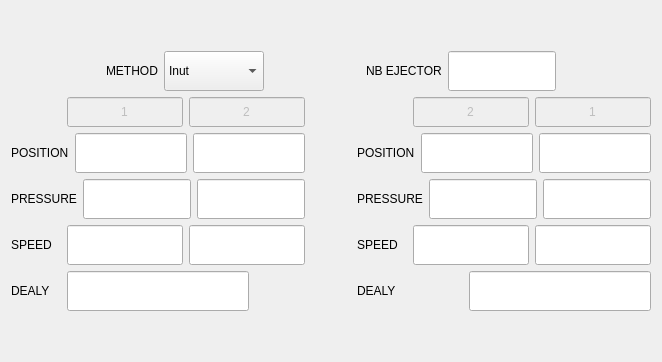
                  <widget class="QWidget" name="tab_21">
                   <attribute name="title">
                    <string>Oil</string>
                   </attribute>
                   <layout class="QVBoxLayout" name="verticalLayout_40">
                    <item>
                     <spacer name="verticalSpacer_20">
                      <property name="orientation">
                       <enum>Qt::Vertical</enum>
                      </property>
                      <property name="sizeHint" stdset="0">
                       <size>
                        <width>20</width>
                        <height>40</height>
                       </size>
                      </property>
                     </spacer>
                    </item>
                    <item>
                     <layout class="QHBoxLayout" name="horizontalLayout_40">
                      <item>
                       <spacer name="horizontalSpacer_6">
                        <property name="orientation">
                         <enum>Qt::Horizontal</enum>
                        </property>
                        <property name="sizeHint" stdset="0">
                         <size>
                          <width>40</width>
                          <height>20</height>
                         </size>
                        </property>
                       </spacer>
                      </item>
                      <item>
                       <widget class="QLabel" name="label_33">
                        <property name="minimumSize">
                         <size>
                          <width>50</width>
                          <height>0</height>
                         </size>
                        </property>
                        <property name="text">
                         <string>METHOD</string>
                        </property>
                       </widget>
                      </item>
                      <item>
                       <widget class="QComboBox" name="comboBox_9">
                        <property name="minimumSize">
                         <size>
                          <width>100</width>
                          <height>40</height>
                         </size>
                        </property>
                        <property name="toolTip">
                         <string>Com Accl</string>
                        </property>
                        <property name="sizeAdjustPolicy">
                         <enum>QComboBox::AdjustToContentsOnFirstShow</enum>
                        </property>
                        <item>
                         <property name="text">
                          <string>Inut</string>
                         </property>
                        </item>
                        <item>
                         <property name="text">
                          <string>Cmpx</string>
                         </property>
                        </item>
                       </widget>
                      </item>
                      <item>
                       <spacer name="horizontalSpacer_5">
                        <property name="orientation">
                         <enum>Qt::Horizontal</enum>
                        </property>
                        <property name="sizeHint" stdset="0">
                         <size>
                          <width>40</width>
                          <height>20</height>
                         </size>
                        </property>
                       </spacer>
                      </item>
                      <item>
                       <widget class="QLabel" name="label_34">
                        <property name="minimumSize">
                         <size>
                          <width>69</width>
                          <height>0</height>
                         </size>
                        </property>
                        <property name="text">
                         <string>NB EJECTOR</string>
                        </property>
                       </widget>
                      </item>
                      <item>
                       <widget class="QLineEdit" name="lineEdit_194">
                        <property name="minimumSize">
                         <size>
                          <width>40</width>
                          <height>40</height>
                         </size>
                        </property>
                        <property name="alignment">
                         <set>Qt::AlignCenter</set>
                        </property>
                        <property name="placeholderText">
                         <string/>
                        </property>
                       </widget>
                      </item>
                      <item>
                       <spacer name="horizontalSpacer_7">
                        <property name="orientation">
                         <enum>Qt::Horizontal</enum>
                        </property>
                        <property name="sizeHint" stdset="0">
                         <size>
                          <width>40</width>
                          <height>20</height>
                         </size>
                        </property>
                       </spacer>
                      </item>
                     </layout>
                    </item>
                    <item>
                     <layout class="QHBoxLayout" name="horizontalLayout_51">
                      <item>
                       <layout class="QVBoxLayout" name="verticalLayout_28">
                        <item>
                         <layout class="QHBoxLayout" name="horizontalLayout_41">
                          <item>
                           <widget class="QLabel" name="label_36">
                            <property name="minimumSize">
                             <size>
                              <width>50</width>
                              <height>0</height>
                             </size>
                            </property>
                            <property name="text">
                             <string/>
                            </property>
                           </widget>
                          </item>
                          <item>
                           <widget class="QLineEdit" name="lineEdit_188">
                            <property name="enabled">
                             <bool>false</bool>
                            </property>
                            <property name="minimumSize">
                             <size>
                              <width>40</width>
                              <height>30</height>
                             </size>
                            </property>
                            <property name="text">
                             <string>1</string>
                            </property>
                            <property name="alignment">
                             <set>Qt::AlignCenter</set>
                            </property>
                            <property name="placeholderText">
                             <string/>
                            </property>
                           </widget>
                          </item>
                          <item>
                           <widget class="QLineEdit" name="lineEdit_187">
                            <property name="enabled">
                             <bool>false</bool>
                            </property>
                            <property name="minimumSize">
                             <size>
                              <width>40</width>
                              <height>30</height>
                             </size>
                            </property>
                            <property name="text">
                             <string>2</string>
                            </property>
                            <property name="alignment">
                             <set>Qt::AlignCenter</set>
                            </property>
                            <property name="placeholderText">
                             <string/>
                            </property>
                           </widget>
                          </item>
                         </layout>
                        </item>
                        <item>
                         <layout class="QHBoxLayout" name="horizontalLayout_42">
                          <item>
                           <widget class="QLabel" name="label_32">
                            <property name="minimumSize">
                             <size>
                              <width>50</width>
                              <height>0</height>
                             </size>
                            </property>
                            <property name="text">
                             <string>POSITION</string>
                            </property>
                           </widget>
                          </item>
                          <item>
                           <widget class="QLineEdit" name="lineEdit_192">
                            <property name="minimumSize">
                             <size>
                              <width>40</width>
                              <height>40</height>
                             </size>
                            </property>
                            <property name="alignment">
                             <set>Qt::AlignCenter</set>
                            </property>
                            <property name="placeholderText">
                             <string/>
                            </property>
                           </widget>
                          </item>
                          <item>
                           <widget class="QLineEdit" name="lineEdit_193">
                            <property name="minimumSize">
                             <size>
                              <width>40</width>
                              <height>40</height>
                             </size>
                            </property>
                            <property name="alignment">
                             <set>Qt::AlignCenter</set>
                            </property>
                            <property name="placeholderText">
                             <string/>
                            </property>
                           </widget>
                          </item>
                         </layout>
                        </item>
                        <item>
                         <layout class="QHBoxLayout" name="horizontalLayout_43">
                          <item>
                           <widget class="QLabel" name="label_30">
                            <property name="minimumSize">
                             <size>
                              <width>50</width>
                              <height>0</height>
                             </size>
                            </property>
                            <property name="text">
                             <string>PRESSURE</string>
                            </property>
                           </widget>
                          </item>
                          <item>
                           <widget class="QLineEdit" name="lineEdit_189">
                            <property name="minimumSize">
                             <size>
                              <width>40</width>
                              <height>40</height>
                             </size>
                            </property>
                            <property name="alignment">
                             <set>Qt::AlignCenter</set>
                            </property>
                            <property name="placeholderText">
                             <string/>
                            </property>
                           </widget>
                          </item>
                          <item>
                           <widget class="QLineEdit" name="lineEdit_195">
                            <property name="minimumSize">
                             <size>
                              <width>40</width>
                              <height>40</height>
                             </size>
                            </property>
                            <property name="alignment">
                             <set>Qt::AlignCenter</set>
                            </property>
                            <property name="placeholderText">
                             <string/>
                            </property>
                           </widget>
                          </item>
                         </layout>
                        </item>
                        <item>
                         <layout class="QHBoxLayout" name="horizontalLayout_44">
                          <item>
                           <widget class="QLabel" name="label_31">
                            <property name="minimumSize">
                             <size>
                              <width>50</width>
                              <height>0</height>
                             </size>
                            </property>
                            <property name="text">
                             <string>SPEED</string>
                            </property>
                           </widget>
                          </item>
                          <item>
                           <widget class="QLineEdit" name="lineEdit_190">
                            <property name="minimumSize">
                             <size>
                              <width>40</width>
                              <height>40</height>
                             </size>
                            </property>
                            <property name="alignment">
                             <set>Qt::AlignCenter</set>
                            </property>
                            <property name="placeholderText">
                             <string/>
                            </property>
                           </widget>
                          </item>
                          <item>
                           <widget class="QLineEdit" name="lineEdit_191">
                            <property name="minimumSize">
                             <size>
                              <width>40</width>
                              <height>40</height>
                             </size>
                            </property>
                            <property name="alignment">
                             <set>Qt::AlignCenter</set>
                            </property>
                            <property name="placeholderText">
                             <string/>
                            </property>
                           </widget>
                          </item>
                         </layout>
                        </item>
                        <item>
                         <layout class="QHBoxLayout" name="horizontalLayout_45">
                          <item>
                           <widget class="QLabel" name="label_29">
                            <property name="minimumSize">
                             <size>
                              <width>50</width>
                              <height>0</height>
                             </size>
                            </property>
                            <property name="text">
                             <string>DEALY</string>
                            </property>
                           </widget>
                          </item>
                          <item>
                           <widget class="QLineEdit" name="lineEdit_196">
                            <property name="minimumSize">
                             <size>
                              <width>40</width>
                              <height>40</height>
                             </size>
                            </property>
                            <property name="alignment">
                             <set>Qt::AlignCenter</set>
                            </property>
                            <property name="placeholderText">
                             <string/>
                            </property>
                           </widget>
                          </item>
                          <item>
                           <widget class="QLabel" name="label_35">
                            <property name="minimumSize">
                             <size>
                              <width>50</width>
                              <height>0</height>
                             </size>
                            </property>
                            <property name="text">
                             <string/>
                            </property>
                           </widget>
                          </item>
                         </layout>
                        </item>
                       </layout>
                      </item>
                      <item>
                       <widget class="QLabel" name="label_14">
                        <property name="minimumSize">
                         <size>
                          <width>40</width>
                          <height>0</height>
                         </size>
                        </property>
                        <property name="text">
                         <string/>
                        </property>
                       </widget>
                      </item>
                      <item>
                       <layout class="QVBoxLayout" name="verticalLayout_29">
                        <item>
                         <layout class="QHBoxLayout" name="horizontalLayout_46">
                          <item>
                           <widget class="QLabel" name="label_37">
                            <property name="minimumSize">
                             <size>
                              <width>50</width>
                              <height>0</height>
                             </size>
                            </property>
                            <property name="text">
                             <string/>
                            </property>
                           </widget>
                          </item>
                          <item>
                           <widget class="QLineEdit" name="lineEdit_198">
                            <property name="enabled">
                             <bool>false</bool>
                            </property>
                            <property name="minimumSize">
                             <size>
                              <width>40</width>
                              <height>30</height>
                             </size>
                            </property>
                            <property name="text">
                             <string>2</string>
                            </property>
                            <property name="alignment">
                             <set>Qt::AlignCenter</set>
                            </property>
                            <property name="placeholderText">
                             <string/>
                            </property>
                           </widget>
                          </item>
                          <item>
                           <widget class="QLineEdit" name="lineEdit_197">
                            <property name="enabled">
                             <bool>false</bool>
                            </property>
                            <property name="minimumSize">
                             <size>
                              <width>40</width>
                              <height>30</height>
                             </size>
                            </property>
                            <property name="text">
                             <string>1</string>
                            </property>
                            <property name="alignment">
                             <set>Qt::AlignCenter</set>
                            </property>
                            <property name="placeholderText">
                             <string/>
                            </property>
                           </widget>
                          </item>
                         </layout>
                        </item>
                        <item>
                         <layout class="QHBoxLayout" name="horizontalLayout_47">
                          <item>
                           <widget class="QLabel" name="label_38">
                            <property name="minimumSize">
                             <size>
                              <width>50</width>
                              <height>0</height>
                             </size>
                            </property>
                            <property name="text">
                             <string>POSITION</string>
                            </property>
                           </widget>
                          </item>
                          <item>
                           <widget class="QLineEdit" name="lineEdit_199">
                            <property name="minimumSize">
                             <size>
                              <width>40</width>
                              <height>40</height>
                             </size>
                            </property>
                            <property name="alignment">
                             <set>Qt::AlignCenter</set>
                            </property>
                            <property name="placeholderText">
                             <string/>
                            </property>
                           </widget>
                          </item>
                          <item>
                           <widget class="QLineEdit" name="lineEdit_200">
                            <property name="minimumSize">
                             <size>
                              <width>40</width>
                              <height>40</height>
                             </size>
                            </property>
                            <property name="alignment">
                             <set>Qt::AlignCenter</set>
                            </property>
                            <property name="placeholderText">
                             <string/>
                            </property>
                           </widget>
                          </item>
                         </layout>
                        </item>
                        <item>
                         <layout class="QHBoxLayout" name="horizontalLayout_48">
                          <item>
                           <widget class="QLabel" name="label_39">
                            <property name="minimumSize">
                             <size>
                              <width>50</width>
                              <height>0</height>
                             </size>
                            </property>
                            <property name="text">
                             <string>PRESSURE</string>
                            </property>
                           </widget>
                          </item>
                          <item>
                           <widget class="QLineEdit" name="lineEdit_201">
                            <property name="minimumSize">
                             <size>
                              <width>40</width>
                              <height>40</height>
                             </size>
                            </property>
                            <property name="alignment">
                             <set>Qt::AlignCenter</set>
                            </property>
                            <property name="placeholderText">
                             <string/>
                            </property>
                           </widget>
                          </item>
                          <item>
                           <widget class="QLineEdit" name="lineEdit_202">
                            <property name="minimumSize">
                             <size>
                              <width>40</width>
                              <height>40</height>
                             </size>
                            </property>
                            <property name="alignment">
                             <set>Qt::AlignCenter</set>
                            </property>
                            <property name="placeholderText">
                             <string/>
                            </property>
                           </widget>
                          </item>
                         </layout>
                        </item>
                        <item>
                         <layout class="QHBoxLayout" name="horizontalLayout_49">
                          <item>
                           <widget class="QLabel" name="label_40">
                            <property name="minimumSize">
                             <size>
                              <width>50</width>
                              <height>0</height>
                             </size>
                            </property>
                            <property name="text">
                             <string>SPEED</string>
                            </property>
                           </widget>
                          </item>
                          <item>
                           <widget class="QLineEdit" name="lineEdit_203">
                            <property name="minimumSize">
                             <size>
                              <width>40</width>
                              <height>40</height>
                             </size>
                            </property>
                            <property name="alignment">
                             <set>Qt::AlignCenter</set>
                            </property>
                            <property name="placeholderText">
                             <string/>
                            </property>
                           </widget>
                          </item>
                          <item>
                           <widget class="QLineEdit" name="lineEdit_204">
                            <property name="minimumSize">
                             <size>
                              <width>40</width>
                              <height>40</height>
                             </size>
                            </property>
                            <property name="alignment">
                             <set>Qt::AlignCenter</set>
                            </property>
                            <property name="placeholderText">
                             <string/>
                            </property>
                           </widget>
                          </item>
                         </layout>
                        </item>
                        <item>
                         <layout class="QHBoxLayout" name="horizontalLayout_50">
                          <item>
                           <widget class="QLabel" name="label_41">
                            <property name="minimumSize">
                             <size>
                              <width>50</width>
                              <height>0</height>
                             </size>
                            </property>
                            <property name="text">
                             <string>DEALY</string>
                            </property>
                           </widget>
                          </item>
                          <item>
                           <widget class="QLabel" name="label_42">
                            <property name="minimumSize">
                             <size>
                              <width>50</width>
                              <height>0</height>
                             </size>
                            </property>
                            <property name="text">
                             <string/>
                            </property>
                           </widget>
                          </item>
                          <item>
                           <widget class="QLineEdit" name="lineEdit_205">
                            <property name="minimumSize">
                             <size>
                              <width>40</width>
                              <height>40</height>
                             </size>
                            </property>
                            <property name="alignment">
                             <set>Qt::AlignCenter</set>
                            </property>
                            <property name="placeholderText">
                             <string/>
                            </property>
                           </widget>
                          </item>
                         </layout>
                        </item>
                       </layout>
                      </item>
                     </layout>
                    </item>
                    <item>
                     <spacer name="verticalSpacer_21">
                      <property name="orientation">
                       <enum>Qt::Vertical</enum>
                      </property>
                      <property name="sizeHint" stdset="0">
                       <size>
                        <width>20</width>
                        <height>40</height>
                       </size>
                      </property>
                     </spacer>
                    </item>
                   </layout>
                  </widget>
